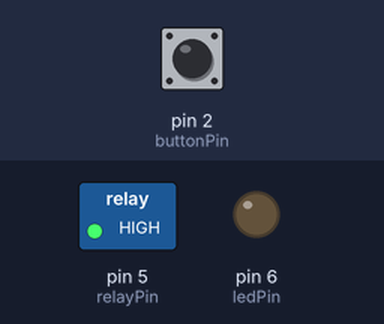
Simulated run of this sketch. Board: Arduino Uno, built with avr-gcc and run on an emulated ATmega328P. On the bench: switched loads named in the sketch (green lamp = pin HIGH), output pins drawn as LEDs (lit = HIGH). Dashed ring = blinking. Inputs (shaded band) come from the test bench; at power-on: pin 2 (buttonPin) LOW. What the sketch prints to the serial monitor is not drawn.

Above: at 1.2 s.
1.3 s: pin 2 (buttonPin) pulled HIGH for 0.15 s
At 1.46 s:
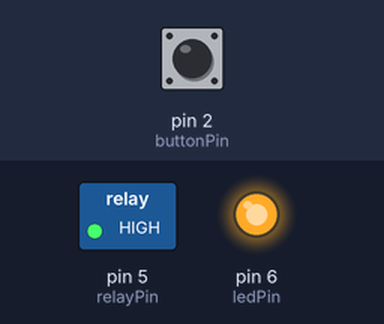
4.4 s: pin 2 (buttonPin) pulled HIGH for 3.2 s
At 7.4 s:
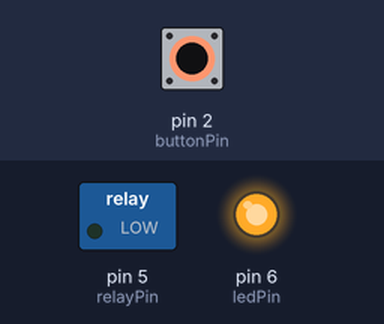
9.2 s: pin 2 (buttonPin) pulled HIGH for 1 s
At 11.1 s:
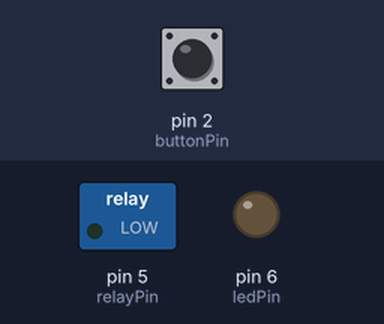
13.2 s: pin 2 (buttonPin) pulsed HIGH 2 times (0.12 s each, 0.3 s apart)
At 13.41 s:
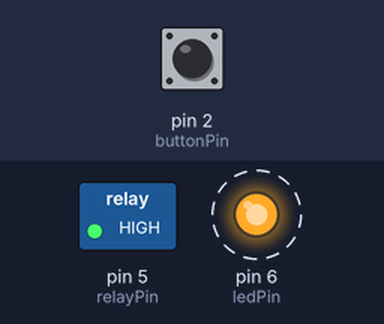
16.8 s: pin 2 (buttonPin) driven HIGH
At 18.0 s:
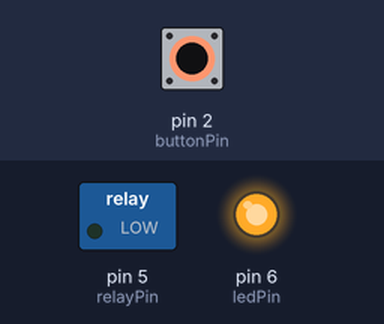
19.8 s: pin 2 (buttonPin) driven LOW
At 20.6 s:
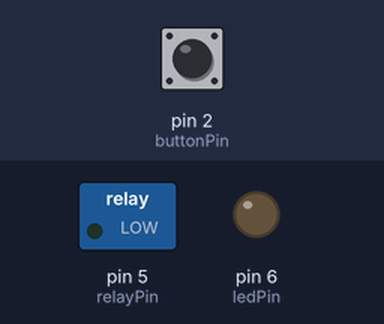
Timing chart, 0 to 31.1 s (numbered marks = the images above; inputs shaded):
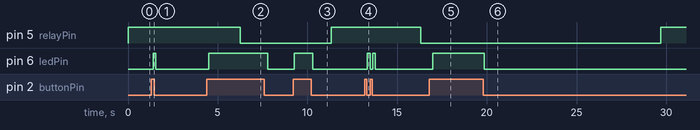

Measured:
- after the input at 1.3 s, pin 6 (ledPin): LOW → HIGH after 0.10 s, → LOW 0.15 s later
- after the input at 4.4 s, pin 6 (ledPin): LOW → HIGH after 0.11 s, → LOW 3.3 s later
- after the input at 9.2 s, pin 6 (ledPin): LOW → HIGH after 0.07 s, → LOW 1.0 s later
- after the input at 13.2 s, pin 6 (ledPin): alternates HIGH for 0.15 s and LOW for 0.15 s, 4 changes in all, then stays LOW, starting after 0.14 s
- after the input at 16.8 s, pin 6 (ledPin): LOW → HIGH after 0.17 s
- after the input at 19.8 s, pin 5 (relayPin): LOW → HIGH after 9.9 s; pin 6 (ledPin): HIGH → LOW after 0.05 s

The sketch:

niagara.ino
```cpp
/*
  State change detection (edge detection)
*/

// this constant won't change:
const int buttonPin = 2;  // the pin that the pushbutton is attached to
const int ledPin = 6;    // the pin that the LED is attached to
const int relayPin = 5;    // the pin that the Relat Module is attached to
unsigned long previousMillis = 0; //time that the LED state was last changed
unsigned long previousMillis_check = 0; //time that the LED state was last changed

// Variables will change:
int buttonPushCounter = 0;  // counter for the number of button presses
int buttonState = 0;        // current state of the button
int lastButtonState = 0;    // previous state of the button
int state = 0;    // previous state of the button
int state_inicial_pump = 0;    // state of the function initial_pump
int disable_inicial = 0;
int state_pump = 0;    // state of the function initial_pump
int flag_millis = 0;
int flag_check = 0;
unsigned long cont = 10000;    // previous state of the button


void initial_pump(){
  flag_millis = 1;
    if (millis() - previousMillis > 5000) { //3000ms or 3 seconds since last event
    digitalWrite(relayPin, LOW);
  }
    if (millis() - previousMillis > 10000) { //3000ms or 3 seconds since last event
    digitalWrite(relayPin, HIGH);
  }
    if (millis() - previousMillis > 15000) { //3000ms or 3 seconds since last event
    digitalWrite(relayPin, LOW);
    previousMillis = millis(); // save time that event last occurred
    state_inicial_pump = 0;
    state_pump = 1;
    disable_inicial = 1;
  }
}

void pump(){
  if (state != 0) {
    digitalWrite(relayPin, LOW);
    cont = ((millis() - previousMillis) + 10000);
  }

    if (millis() - previousMillis > cont) { //3000ms or 3 seconds since last event
    digitalWrite(relayPin, HIGH);
    previousMillis = millis(); // save time that event last occurred
    cont = 10000;
    state_pump = 0;
    state_inicial_pump = 0;
    flag_millis = 0;
    disable_inicial = 0;
  }
}

void check_pump(){
    if (millis() - previousMillis_check > 200000) { //3000ms or 3 seconds since last event
    disable_inicial = 1;
    digitalWrite(relayPin, LOW);
    if (buttonState == HIGH) {
      flag_check++;  // This flag will verify if was water inside the system.
    }
    if (millis() - previousMillis_check > 203000) { //3000ms or 3 seconds since last event
    if (flag_check > 8) {  //  If flag_check is greater than X, active the system. This is the sensibility of the checker. The standard value is 10.
      state_pump = 1;
    } else {
      digitalWrite(relayPin, HIGH);
    }
    previousMillis_check = millis();
    state_inicial_pump = 0;
    disable_inicial = 0;
    flag_check = 0;
  }
  }
}

void setup() {
  // initialize the button pin as a input:
  pinMode(buttonPin, INPUT);
  // initialize the LED as an output:
  pinMode(ledPin, OUTPUT);
  // initialize the Relay as an output:
  pinMode(relayPin, OUTPUT);
  digitalWrite(relayPin, HIGH);
  // initialize serial communication:
  Serial.begin(9600);
}


void loop() {
  // read the pushbutton input pin:
  buttonState = digitalRead(buttonPin);

  // compare the buttonState to its previous state
  if (buttonState != lastButtonState) {
    // if the state has changed, increment the counter
    if (buttonState == HIGH) {
      state = 1;
    } else {
      // if the current state is LOW then the button went from on to off:
      state = 0;
    }
    // Delay a little bit to avoid bouncing
    delay(50);
  }
  // save the current state as the last state, for next time through the loop
  lastButtonState = buttonState;


  // turns on the LED every four button pushes by checking the modulo of the
  // button push counter. the modulo function gives you the remainder of the
  // division of two numbers:
  if (state == 1) {
    digitalWrite(ledPin, HIGH);
    state_inicial_pump = 1;
  } else {
    digitalWrite(ledPin, LOW);
  }
  if (state_inicial_pump == 1 && disable_inicial == 0) {
    initial_pump();
    previousMillis_check = millis();
  }
  if (state_pump == 1) {
    pump();
    previousMillis_check = millis();
  }

  if ((millis() - previousMillis_check) > 300000) {
    check_pump();
  }

  if (flag_millis == 0) {
        previousMillis = millis(); // save time that event last occurred
  }

    Serial.print("millis: ");
    Serial.print(millis());
    Serial.print(" || previousMillis: ");
    Serial.print(previousMillis);
    Serial.print(" || Value: ");
    Serial.print(millis() - previousMillis);
    Serial.print(" || flag_millis: ");
    Serial.print(flag_millis);
    Serial.print(" || cont: ");
    Serial.print(cont);
    Serial.print(" || previousMillis_check: ");
    Serial.print(previousMillis_check);
    Serial.print(" || Value2: ");
    Serial.print(millis() - previousMillis_check);
    Serial.print(" || Check: ");
    Serial.println(flag_check);


}
```
